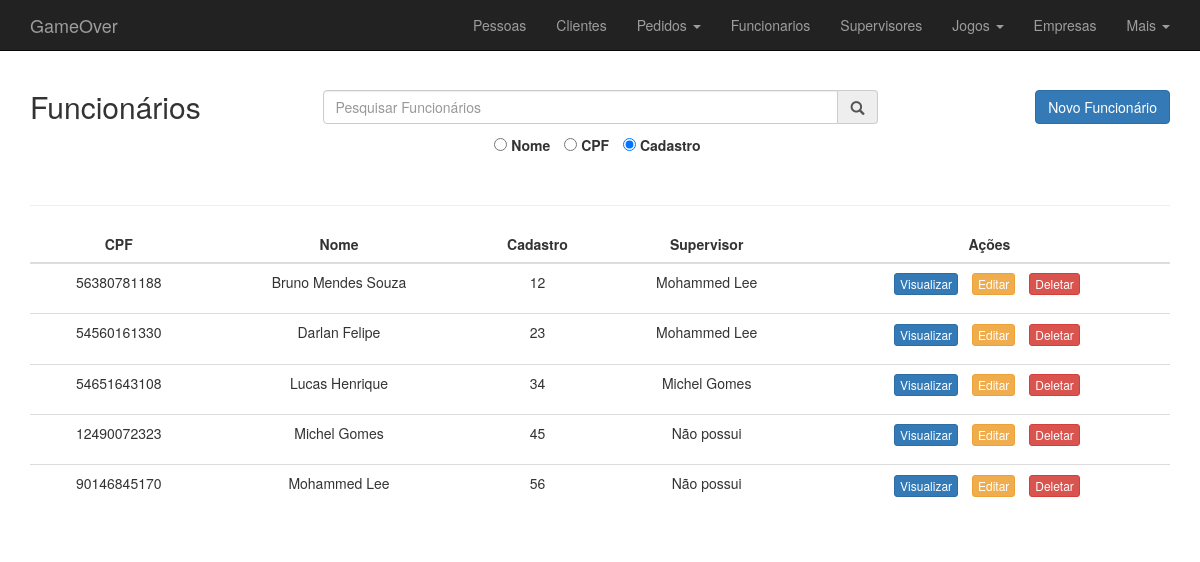
Page /funcionario.php on the earlier database version.
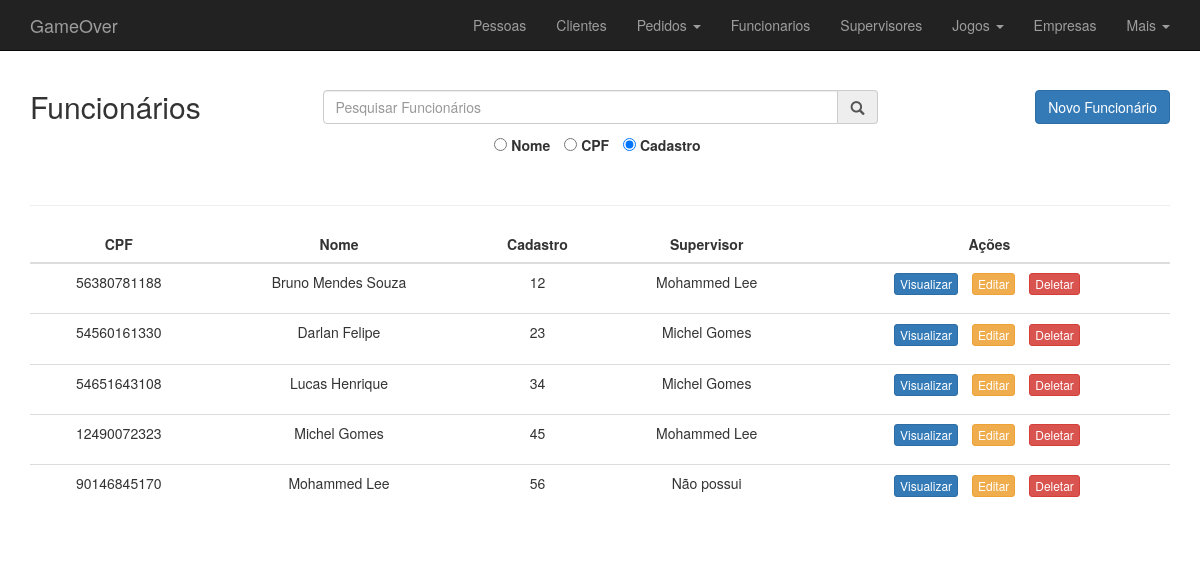
Same page on the later database version.
### tables this page shows
CREATE TABLE IF NOT EXISTS `FUNCIONARIO` (
  `cracha` INT NOT NULL AUTO_INCREMENT,
  `PESSOA_CPF` CHAR(11) NOT NULL,
  `telefone` CHAR(11),
  PRIMARY KEY (`PESSOA_CPF`),
  UNIQUE (`cracha`),
  CONSTRAINT `fk_FUNCIONARIO_PESSOA1`
    FOREIGN KEY (`PESSOA_CPF`)
    REFERENCES `PESSOA` (`CPF`) ON UPDATE CASCADE ON DELETE CASCADE);

CREATE TABLE IF NOT EXISTS `PESSOA` (
  `CPF` CHAR(11) NOT NULL,
  `nome_pessoa` VARCHAR(255) NOT NULL,
  `data_nasc_pessoa` DATE NOT NULL,
  PRIMARY KEY (`CPF`));

CREATE TABLE IF NOT EXISTS `FISCALIZADO_POR` (
  `FUNCIONARIO_PESSOA_CPF` CHAR(11) NOT NULL,
  `SUPERVISOR_FUNCIONARIO_PESSOA_CPF` CHAR(11),
  PRIMARY KEY (`FUNCIONARIO_PESSOA_CPF`),
  CONSTRAINT `fk_FISCALIZADO_POR_FUNCIONARIO1`
    FOREIGN KEY (`FUNCIONARIO_PESSOA_CPF`)
    REFERENCES `FUNCIONARIO` (`PESSOA_CPF`) ON UPDATE CASCADE ON DELETE CASCADE,
  CONSTRAINT `fk_FISCALIZADO_POR_SUPERVISOR1`
    FOREIGN KEY (`SUPERVISOR_FUNCIONARIO_PESSOA_CPF`)
    REFERENCES `SUPERVISOR` (`FUNCIONARIO_PESSOA_CPF`) ON UPDATE CASCADE ON DELETE CASCADE);

### www/funcionario/funcionario_control.php (called while the page is built, shortened)
<?php
    $referencia = cracha;
    $table = FUNCIONARIO;
    $key = PESSOA_CPF;
    $tableMin = strtolower($table);
    function lista_funcionario($conexao){
        $rows = array();
        $select = "SELECT F.PESSOA_CPF AS CPF, F.cracha as cracha, P.nome_pessoa as nome, FP.SUPERVISOR_FUNCIONARIO_PESSOA_CPF as supervisor
                    FROM FUNCIONARIO F
                    JOIN PESSOA P ON F.PESSOA_CPF = P.CPF
                    JOIN FISCALIZADO_POR FP ON FP.FUNCIONARIO_PESSOA_CPF = F.PESSOA_CPF";
        $resultado = mysqli_query($conexao, $select);
        while ($row = mysqli_fetch_assoc($resultado)) {
            array_push($rows, $row);
        }
        return $rows;
    }
    function supervisor_nome($conexao, $cpf){
        $select = "SELECT P.nome_pessoa AS supervisor
                   FROM SUPERVISOR S
                   JOIN PESSOA P ON P.CPF = S.FUNCIONARIO_PESSOA_CPF
                   WHERE S.FUNCIONARIO_PESSOA_CPF = '{$cpf}'";
        $resultado = mysqli_query($conexao, $select);
        $selecionado = mysqli_fetch_assoc($resultado);
        return $selecionado['supervisor'];
    }

### www/funcionario.php (the view, shortened to what this page needs)
<?php
    include 'cabecalho.php';
    include 'bd_control/conecta.php';
    include 'funcionario/funcionario_control.php';
    $rows = lista_funcionario($conexao);
?>
    <div class="container">
        <div class="row">
            <div class="col-md-3">
                <h2>Funcionários</h2>
            </div>
            <div class="col-md-6">
                <div class="input-group h2">
                    <input name="busca" class="form-control" id="busca" type="text" placeholder="Pesquisar Funcionários">
                    <div class="input-group-addon"><span class="glyphicon glyphicon-search"></span></div>
                </div>
            </div>
            <div class="col-md-3">
                <a href="funcionario/funcionario_add.php" class="btn btn-primary pull-right h2">Novo Funcionário</a>
            </div>
        </div>
        <div class="row text-center ">
            <ul class="list-inline">
                <li>
                    <div class="form-group">
                        <input type="radio" id="busca_nome" name="campo" value="nome_pessoa">
                        <label for="busca_nome">Nome</label>
                    </div>
                </li>
                <li>
                    <div class="form-group">
                            <input type="radio" id="busca_cpf" name="campo" value="PESSOA_CPF">
                            <label for="busca_cpf">CPF</label>
                    </div>
                </li>
                <li>
                    <div class="form-group">
                        <input type="radio" id="busca_cad" name="campo" value="cracha" checked>
                        <label for="busca_cad">Cadastro</label>
                    </div>
                </li>
            </ul>
        </div>
        <hr />
        <div id="list" class="row text-center">
            <div class="table-responsive col-md-12">
                <table class="table table-hover">
                    <thead>
                        <tr>
                            <th class="text-center">CPF</th>
                            <th class="text-center">Nome</th>
                            <th class="text-center">Cadastro</th>
                            <th class="text-center">Supervisor</th>
                            <th class="text-center">Ações</th>
                        </tr>
                    </thead>
                    <tbody id="itens">
                        <?php
                            foreach ($rows as $row):
                                $supervisor = ($row['supervisor'] == NULL) ? 'Não possui':supervisor_nome($conexao, $row['supervisor']);
                        ?>
                            <tr>
                                <td><?=$row['CPF']?></td>
                                <td><?=$row['nome']?></td>
                                <td><?=$row['cracha']?></td>
                                <td><?=$supervisor?></td>
                                <?php
                                    include 'acoes.php';
                                ?>
                            </tr>
                        <?php
                            endforeach;
                        ?>
                    </tbody>
                </table>
            </div>
        </div>
    </div>
<?php
include "rodape.php";
?>

### www/cabecalho.php (shortened to what this page needs)
<!DOCTYPE html>
<html lang="br">
    <head>
        <link rel="stylesheet" href="lib/bootstrap-3.3.7/css/bootstrap.min.css">
        <link rel="stylesheet" href="style.css">
        <link rel="stylesheet" href="lib/jQuery-ui/jquery-ui.theme.min.css">
        <link rel="stylesheet" href="lib/jQuery-ui/jquery-ui.min.css">
    </head>
    <header>
        <nav class="navbar navbar-inverse navbar-fixed-top">
            <div class="container">
                <div class="navbar-header">
                    <a class="navbar-brand active" href="index.php"><span id="game-home">Game</span><span id="over-home">Over</span></a>
                </div>
                <ul class="nav navbar-nav navbar-right">
                    <li><a href="pessoa.php">Pessoas</a></li>
                    <li><a href="cliente.php">Clientes</a></li>
                    <li class="dropdown">
                        <a href="pedido.php" class="dropdown-toggle" aria-haspopup="true" aria-expanded="false">Pedidos <span class="caret"></span></a>
                    </li>
                    <li><a href="funcionario.php">Funcionarios</a></li>
                    <li><a href="supervisor.php">Supervisores</a></li>
                    <li class="dropdown">
                        <a href="jogos.php" class="dropdown-toggle" aria-haspopup="true" aria-expanded="false">Jogos <span class="caret"></span></a>
                    </li>
                    <li><a href="empresa.php">Empresas</a></li>
                    <li class="dropdown">
                        <a href="#" class="dropdown-toggle" data-toggle="dropdown" role="button" aria-haspopup="true" aria-expanded="false">Mais <span class="caret"></span></a>
                    </li>
                </ul>
            </div>
        </nav>
    </header>
    <body>
        <main>

### www/acoes.php (shortened to what this page needs)
<td>
    <ul class="list-inline">
        <li>
            <form action="<?=$tableMin?>/<?=$tableMin?>_view.php" method="post">
                <button class="btn btn-primary btn-xs">Visualizar</button>
            </form>
        </li>
        <li>
            <form action="<?=$tableMin?>/<?=$tableMin?>_edit.php" method="post">
                <button class="btn btn-warning btn-xs">Editar</button>
            </form>
        </li>
        <li>
            <input type="button" class="btn btn-danger btn-xs" value="Deletar" onclick="confirmaDelete('<?=$row["{$referencia}"]?>','<?=$row["{$key}"]?>')">
        </li>
    </ul>
</td>

### www/rodape.php (shortened to what this page needs)
        </main>
    </body>
</html>

### www/style.css (style rules this page uses)
body { padding-top: 70px; }

Differences in the rows shown:
changed through a linked row, funcionario "Darlan Felipe": fiscalizado_por.SUPERVISOR_FUNCIONARIO_PESSOA_CPF "Mohammed Lee" → "Michel Gomes"
changed through a linked row, funcionario id 12490072323: fiscalizado_por.SUPERVISOR_FUNCIONARIO_PESSOA_CPF "Não possui" → "Mohammed Lee"
